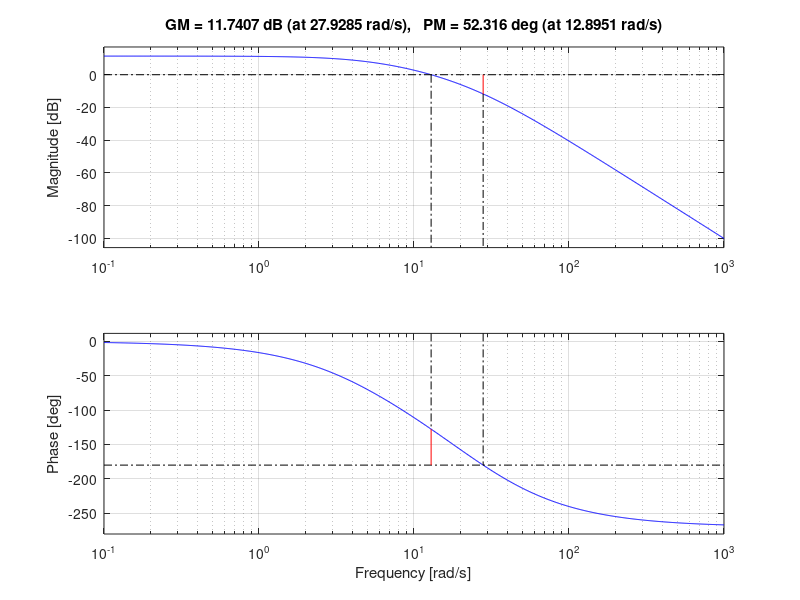
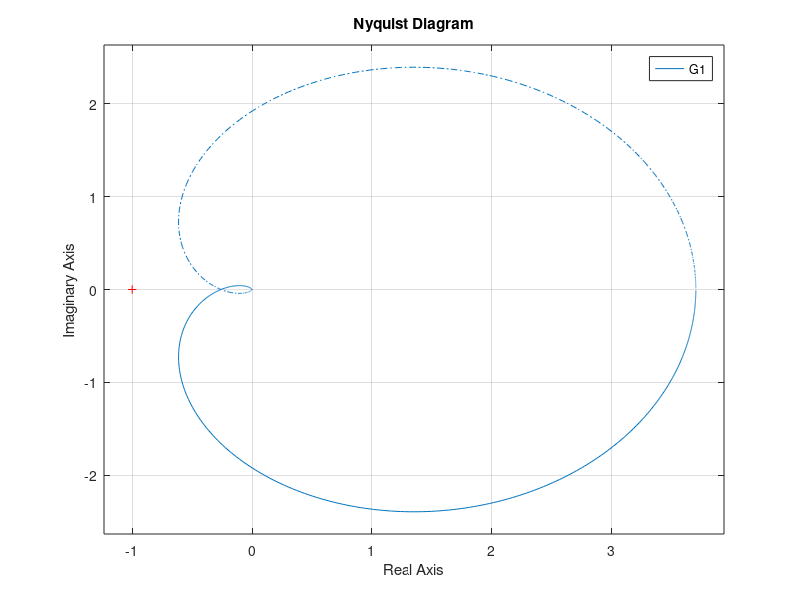
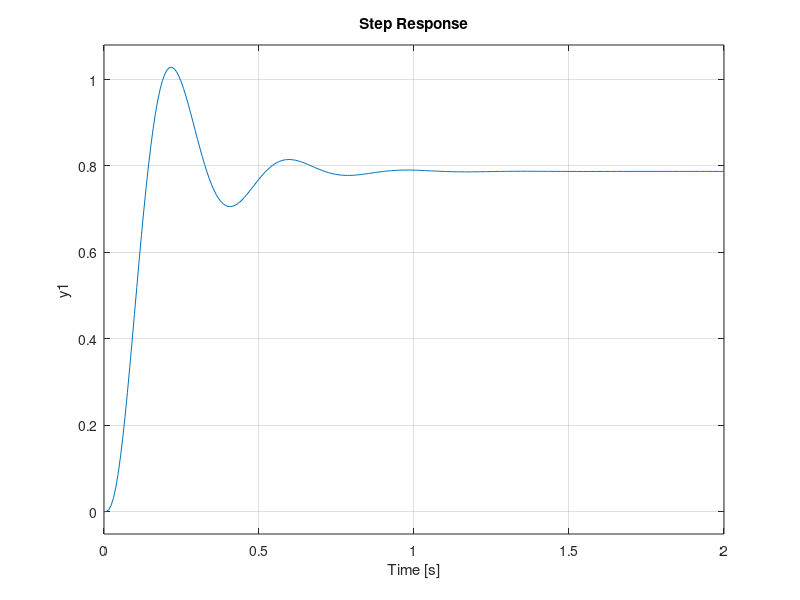

The MATLAB script that drew these images, in order: (Note: this script raises an error after producing the figures.)
clear all
clc
close all

K1=1e4;
s = tf('s');
%G0=zpk([],[0,-3,-5],K)
%G2=zpk([-3,-5],[2,4],K)
%G2=zpk([],[-5,-18,-30],K)

% G1=((K/((s+5)*(s+20)*(s+50))))
G1=((K1/((s+5)*(s+18)*(s+30))))

%sys=tf(G)
figure,bode(G1) %LETRA A
margin(G1);
figure,nyquist(G1) %LETRA B
%grid
%malha fechada agora e fazer
mf1=feedback(G1,1);
figure,step(mf1)
%%%%%

K2=3.8e4;
s = tf('s');
%G0=zpk([],[0,-3,-5],K)
%G2=zpk([-3,-5],[2,4],K)
%G2=zpk([],[-5,-18,-30],K)

% G1=((K/((s+5)*(s+20)*(s+50))))
G2=((K2/((s+5)*(s+18)*(s+30))))

PM=100*csi
%sys=tf(G)
figure,bode(G2) %LETRA A
margin(G2);
figure,nyquist(G2) %LETRA B
%grid
%malha fechada agora e fazer
mf2=feedback(G2,1);
figure,step(mf2)
